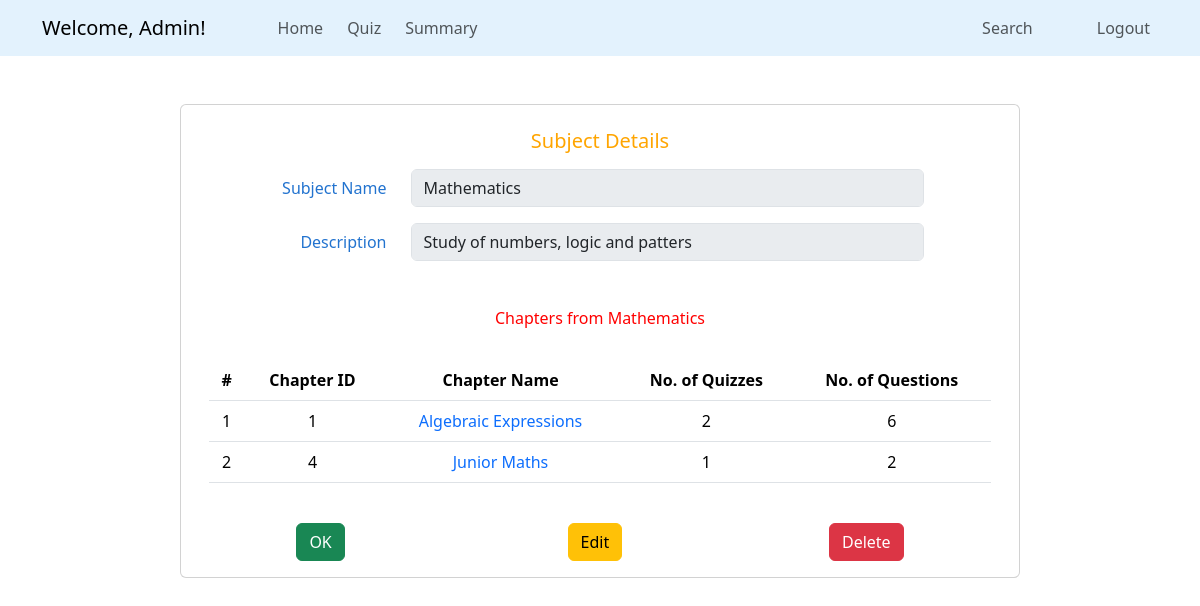
Page /admin/view_subject/1 (signed in) on the committed database.
### quizapp/models.py (models this page shows, shortened)
class Subject(db.Model):
    sid = db.Column(db.Integer, primary_key = True)
    description = db.Column(db.Text, nullable = False)
    sname = db.Column(db.String(60), nullable = False, unique = True)
    chapters = db.relationship('Chapter', backref = 'subject', lazy = True, cascade = 'all, delete')

class Chapter(db.Model):
    cid = db.Column(db.Integer, primary_key = True)
    cname = db.Column(db.String(60), nullable = False)
    description = db.Column(db.Text, nullable = False)
    subjectid = db.Column(db.Integer, db.ForeignKey('subject.sid'), nullable = False)
    quizzes = db.relationship('Quiz', backref = 'chapter', lazy = True, cascade = 'all, delete')

### quizapp/routes.py (the view)
@app.route('/admin/view_subject/<int:sid>', methods = ['GET', 'POST'])
def view_subject(sid):
    if 'admin_id' in session:
        subject = Subject.query.get_or_404(sid)
        return render_template('admin/view_subject.html', subject = subject)
    flash('Login to access the page', 'danger')
    return redirect(url_for('admin_login'))

### quizapp/templates/admin/view_subject.html
{% extends "admin/base_dashboard.html" %}
{% block section %}
<div class="container card mt-5" style="max-width: 70%;">
    <form id="add-new" method="POST">
        <div class="card-body mt-2" style="color: #2273cf;">
            <div class="card-title text-center mb-3">
                <h5 style="color: orange;">Subject Details</h5>
            </div>
            <div class="row mb-3">
                <label for="sname" class="col-sm-3 col-form-label text-end">Subject Name</label>
                <div class="col-sm-8">
                    <input class="form-control" id="sname" name="sname" value="{{ subject.sname }}" disabled>
                </div>
            </div>
            <div class="row mb-3">
                <label for="description" class="col-sm-3 col-form-label text-end">Description</label>
                <div class="col-sm-8">
                    <input class="form-control" id="description" name="description" value="{{ subject.description }}"
                        disabled>
                </div>
            </div>
            <div class="row text-center mt-5" style="color: red;">
                <h6>Chapters from {{ subject.sname }}</h6>
            </div>
            <table class="table text-center mt-4">
                <thead>
                    <tr>
                        <th>#</th>
                        <th>Chapter ID</th>
                        <th>Chapter Name</th>
                        <th>No. of Quizzes</th>
                        <th>No. of Questions</th>
                    </tr>
                </thead>
                <tbody>
                    {% for chapter in subject.chapters%}
                    <tr>
                        <td>{{ loop.index }}</td>
                        <td>{{ chapter.cid }}</td>
                        <td><a href="{{ url_for('view_chapter', cid = chapter.cid) }}" class="text-decoration-none">
                                {{ chapter.cname }}
                            </a>
                        </td>
                        <td>{{ chapter.quizzes | length }}</td>
                        <td>{{ chapter.quizzes | map(attribute="question") | map("length") | sum }}</td>
                    </tr>
                    {% endfor %}
                </tbody>
            </table>
        </div>
    </form>
    <div class="d-flex justify-content-around mt-2 mb-3">
        <a href="{{ url_for('admin_dashboard') }}" class="btn btn-success me-3">OK</a>
        <a href="{{ url_for('edit_subject', sid = subject.sid) }}" class="btn btn-warning">Edit</a>
        <form action="{{ url_for('delete_subject', sid = subject.sid)}}" class="d-inline" method="POST">
            <button type="submit" class="btn btn-danger"
                onclick="return confirm('Are you sure, to delete this Subject?')">Delete</button>
        </form>
    </div>
</div>
{% endblock %}

### rows in the picture
Subject: sname "Mathematics", description "Study of numbers, logic and patters"
Chapter: cid "1", cname "Algebraic Expressions", quizzes|length "2", quizzes|map "6"
Chapter: cid "4", cname "Junior Maths", quizzes|length "1", quizzes|map "2"

### other values in the picture
{{ session.get('admin_name') }} "Admin"
